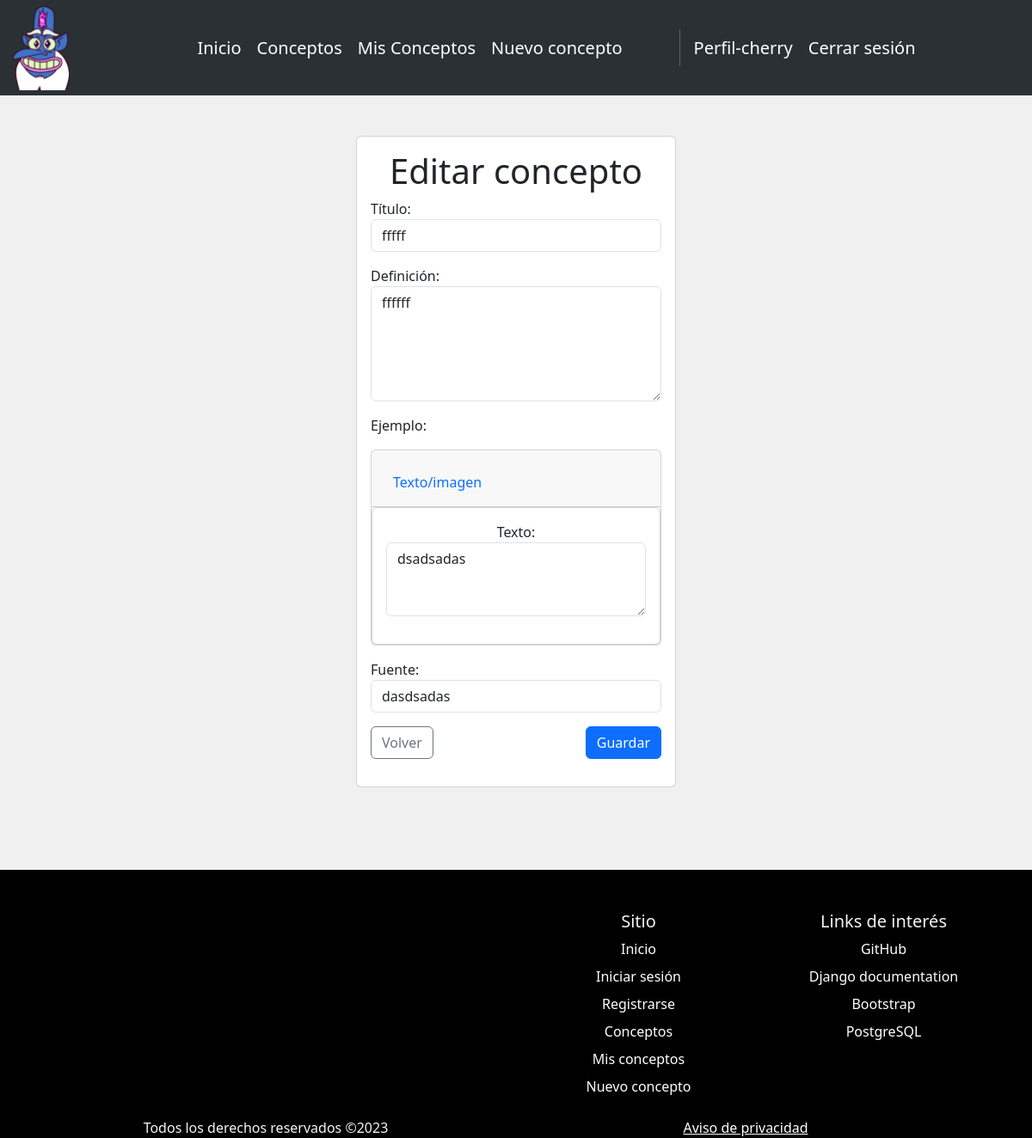
Page /defconcepts/50 (signed in) on the committed database.
### virtualdict/models.py (models this page shows, shortened)
class Concepts(models.Model):
    title = models.CharField(max_length=200)
    definition = models.TextField(default="")
    exampleText = models.TextField(null=True, blank=True)
    exampleImg = models.ImageField(upload_to='posts_img/',null=True, blank=True)
    source = models.CharField(max_length=500)
    user = models.ForeignKey(User, on_delete=models.CASCADE)

### virtualdict/views.py (the view, shortened to what this page needs)
# urls.py: path('defconcepts/<int:concept_id>',views.concept_detail,name="concept_detail"),
@login_required
def concept_detail(request, concept_id):
    if request.method == "GET":
        concept = get_object_or_404(Concepts, pk=concept_id, user=request.user)
        form = ConceptsForm(instance=concept)
        try:
            concept_img = concept.exampleImg.url
            return render(request, "concept_detail.html", {
                'concept_id': concept_id,
                'form': form,
                'concept_img': concept_img
            })
        except:
            return render(request, "concept_detail.html", {
                'concept_id': concept_id,
                'form': form,
            })

### virtualdict/forms.py
class ConceptsForm(forms.ModelForm):
    class Meta:
        model = Concepts
        fields = ['title', 'definition', 'exampleText', 'exampleImg', 'source']
        widgets = {
            'title':forms.TextInput(attrs={
                'class':'form-control',
                'placeholder':'Cheetos',
                'required':'True',
                'autofocus':'True'
            }),
            'definition':forms.Textarea(attrs={
                'class':'form-control',
                'placeholder':'Los cheetos son...',
                'cols':'10',
                'rows':'5',
                'required':'True'
            }),
            'exampleText':forms.Textarea(attrs={
                'class':'form-control',
                'placeholder':'Hay varios tipos de cheetos...',
                'cols':'10',
                'rows':'3',
            }),
            'source':forms.TextInput(attrs={
                'class':'form-control',
                'placeholder':'De los deseos',
            })
        }

### virtualdict/templates/concept_detail.html (shortened to what this page needs)
{% extends 'base.html' %}
{% block content %}
<main class="container py-5 mb-5">
    <section class="col-xl-4 col-lg-6 col-md-8  offset-xl-4 offset-lg-3 offset-md-2">
        <form method="post" class="card card-body" enctype="multipart/form-data">
                <h1 class="text-center">Editar concepto</h1>
            <div class="mb-3">
                <label for="title">Título:</label>
                {{ form.title }}
            </div>
            <div class="mb-3">
                <label for="definition">Definición:</label>
                {{ form.definition }}
            </div>
            <p>Ejemplo:</p>
            <div class="card text-center mb-3">
                <div class="card-header p-3">
                  <ul class="nav nav-tabs card-header-tabs">
                    <li class="nav-item">
                        <a class="nav-link" data-bs-toggle="collapse" href=".multi-collapse" role="button" aria-expanded="true" aria-controls="text" id="btntextimg">Texto/imagen</a>
                    </li>
                  </ul>
                </div>
                <div class="row">
                    <div class="col">
                        <div class="collapse show multi-collapse" id="text">
                            <div class="card card-body">
                                <div class="mb-3">
                                    <label for="exampleText">Texto:</label>
                                    {{ form.exampleText }}
                                </div>
                              </div>
                        </div>
                    </div>
                </div>
            </div>
            <div class="mb-3">
                <label for="source">Fuente:</label>
                {{ form.source }}
            </div>
            <div class="row justify-content-between">
                <div class="col-auto">
                    <a href="{% url 'defconcepts' %}" class="btn btn-outline-secondary">Volver</a>
                </div>
                <div class="col-auto">
                    <button type="submit" class="btn btn-primary" data-bs-color="">Guardar</button>
                </div>
            </div>
            <p class="card-text py-2">{{message}}</p>
        </form>
    </section>
</main>
{% endblock %}

### virtualdict/templates/base.html (shortened to what this page needs)
{% load static %}
<!DOCTYPE html>
<html lang="en">
<head>
    <link href="https://cdn.jsdelivr.net/npm/bootstrap@5.3.1/dist/css/bootstrap.min.css" rel="stylesheet">
    <link rel="stylesheet" href="https://cdn.jsdelivr.net/npm/bootstrap-icons@1.3.0/font/bootstrap-icons.css">
    <link rel="stylesheet" href="{% static 'styles.css' %}">
</head>
<head>
    <nav class="navbar navbar-expand-lg bg-body-tertiary fixed-top" data-bs-theme="dark" id="navbar">
        <div class="container-fluid">
            <a href="/">
                <img class="navbar-brand" src="{% static '/images/glossaryc_face_ico.png' %}" id="logo">
            </a>
          <div class="collapse navbar-collapse justify-content-center" id="navbarNav">
            <ul class="navbar-nav">
                <li class="nav-item">
                    <a class="nav-link" href=" {% url 'home' %} ">Inicio</a>
                </li>
                <li class="nav-item">
                    <a class="nav-link" href="{% url 'concepts' %}">Conceptos</a>
                </li>
                {% if user.is_authenticated %}
                    <li class="nav-item">
                        <a class="nav-link" href="{% url 'defconcepts' %}">Mis Conceptos</a>
                    </li>
                    <li class="nav-item">
                        <a class="nav-link" href="{% url 'newconcept' %}">Nuevo concepto</a>
                    </li>
                {% endif %}
            </ul>
            <div class="ms-5">
                <ul class="navbar-nav">
                    <li class="nav-item py-2 py-lg-1 col-12 col-lg-auto">
                    </li>
                    {% if user.is_authenticated %}
                    <li class="nav-item">
                        <a class="nav-link" href="{% url 'profile' user.username %}">Perfil-{{user.username}}</a>
                    </li>
                    <li class="nav-item">
                        <a class="nav-link" href="{% url 'logout' %}">Cerrar sesión</a>
                    </li>
                    {% endif %}
                </ul>
              </div>
          </div>
        </div>
      </nav>
</head>
<body class="bcolor d-flex flex-column min-vh-100">
    {% block content %}
    {% endblock %}
</body>
<footer class="mt-auto" id="foot">
    <div class="container">
        <div class="row">
            <div class="col mb-3">
            </div>
              <div class="col mb-3">
              </div>
              <div class="col mb-3">
                <h5>Sitio</h5>
                <ul class="nav flex-column">
                  <li class="nav-item mb-2"><a href="{% url 'home' %}" class="nav-link p-0">Inicio</a></li>
                  <li class="nav-item mb-2"><a href="{% url 'login' %}" class="nav-link p-0">Iniciar sesión</a></li>
                  <li class="nav-item mb-2"><a href="{% url 'register' %}" class="nav-link p-0">Registrarse</a></li>
                  <li class="nav-item mb-2"><a href="{% url 'concepts' %}" class="nav-link p-0">Conceptos</a></li>
                  {% if user.is_authenticated %}
                    <li class="nav-item mb-2"><a href="{% url 'defconcepts' %}" class="nav-link p-0">Mis conceptos</a></li>
                    <li class="nav-item mb-2"><a href="{% url 'newconcept' %}" class="nav-link p-0">Nuevo concepto</a></li>
                  {% endif %}
                </ul>
              </div>
              <div class="col mb-3">
                <h5>Links de interés</h5>
                <ul class="nav flex-column">
                  <li class="nav-item mb-2"><a href="https://github.com/xinrin/django-glossaryck" target="_blank" class="nav-link p-0">GitHub</a></li>
                  <li class="nav-item mb-2"><a href="https://docs.djangoproject.com/en/4.2/" target="_blank" class="nav-link p-0">Django documentation</a></li>
                  <li class="nav-item mb-2"><a href="https://getbootstrap.com/" target="_blank" class="nav-link p-0">Bootstrap</a></li>
                  <li class="nav-item mb-2"><a href="https://www.postgresql.org/" target="_blank" class="nav-link p-0">PostgreSQL</a></li>
                </ul>
              </div>
        <div class="row">
            <div class="col-lg-6">
                <p style="margin-bottom: 0;">Todos los derechos reservados ©2023</p>
            </div>
                <div class="col-lg-6">
                    <a href="#" style="margin-bottom: 0;">Aviso de privacidad</a>
                </div>
        </div>
    </div>
</footer>
</html>

### virtualdict/static/styles.css (style rules this page uses)
body { padding-top: 110px; }
footer { text-align: center; background-color: black; color: whitesmoke !important; }
.bcolor { background-color: #f0f0f0; }
#navbar { padding: 1px 1px; transition: 0.3s; width: 100%; }
#navbar a,span { float: left; color: white; text-align: center; padding-right: 10px; text-decoration: none; font-size: 20px; line-height: 35px; border-radius: 4px; }
#navbar #logo { height: auto; width: 70px; transition: 0.4s; }
#foot a { color: white; }

### rows in the picture
Concepts: title "fffff", definition "ffffff", exampleText "dsadsadas", source "dasdsadas"

### other values in the picture
{{ user.username }} "cherry"
